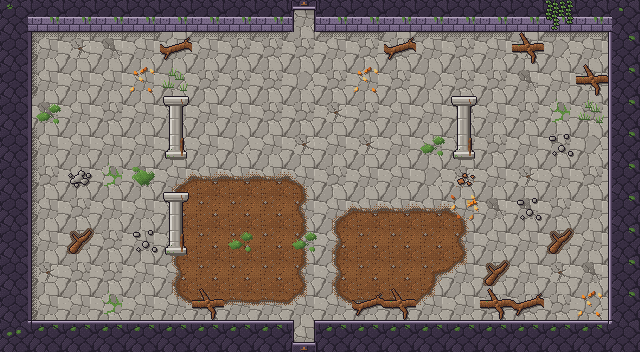

This game map was drawn from its Tiled (.tmx) file and the tilesets committed beside it. A one-line description and the full map source follow:
An orthogonal 20x11 tile map with 32x32 px tiles, 4 tile layers (Sol, Decor, Murs, Dessus) and 6 objects (2x Sortie, 2x Spawn, Ennemi, StatueCorbeau).

<map version="1.10" tiledversion="1.12.2" orientation="orthogonal" renderorder="right-down" width="20" height="11" tilewidth="32" tileheight="32" infinite="0" nextlayerid="6" nextobjectid="7">
 <properties>
  <property name="carte_x" type="int" value="1" />
  <property name="carte_y" type="int" value="0" />
  <property name="etage" value="rdc" />
 </properties>
 <tileset firstgid="1" source="../tilesets/temple_racines.tsx" />
 <layer id="1" name="Sol" width="20" height="11">
  <data encoding="csv">
1,1,1,1,1,5,4,1,2,5,2,2,1,3,1,1,5,1,1,1,
3,1,5,4,1,1,1,2,2,2,1,2,2,1,2,1,5,3,1,1,
4,1,1,1,1,3,2,2,2,3,2,1,2,3,2,2,4,1,5,2,
2,4,1,2,1,1,1,1,2,2,5,2,1,1,3,1,2,126,2,4,
2,1,1,1,1,3,1,3,1,5,1,5,1,1,2,2,1,2,3,2,
2,2,1,126,4,68,49,49,49,69,2,1,1,3,5,1,5,1,2,2,
1,1,2,1,1,51,6,6,6,52,68,49,49,49,69,4,4,2,1,2,
1,1,125,2,1,51,6,6,6,52,51,6,6,6,52,1,1,125,1,1,
2,5,2,2,1,51,6,6,6,52,51,6,6,56,71,125,1,5,4,1,
5,1,1,126,1,70,50,50,50,71,70,50,50,71,1,2,2,2,3,5,
4,2,5,1,2,2,2,1,1,3,1,3,4,1,1,4,2,2,5,1
</data>
 </layer>
 <layer id="2" name="Decor" width="20" height="11">
  <data encoding="csv">
0,0,0,0,0,0,0,0,0,0,0,0,0,0,0,0,0,0,0,0,
0,15,13,13,13,7,13,13,13,0,13,13,7,13,13,13,9,13,13,0,
0,14,0,0,120,78,0,0,0,0,0,120,0,0,0,0,0,0,9,0,
0,119,0,0,0,0,0,0,0,0,0,0,0,0,0,0,0,0,78,0,
0,14,0,0,0,0,0,0,0,0,0,0,0,119,0,0,0,77,0,0,
0,14,16,0,118,0,0,0,0,0,0,0,0,0,128,0,0,0,0,0,
0,14,0,0,0,0,0,0,0,0,0,0,0,0,121,0,77,0,0,0,
0,14,0,0,77,0,0,119,0,119,0,0,0,0,0,0,0,0,0,0,
0,14,0,0,0,0,0,0,0,0,0,0,0,0,0,0,0,0,0,0,
0,14,0,0,0,0,9,0,0,0,0,7,9,0,0,9,7,0,120,0,
0,0,0,0,0,0,0,0,0,0,0,0,0,0,0,0,0,0,0,0
</data>
 </layer>
 <layer id="3" name="Murs" width="20" height="11">
  <data encoding="csv">
21,17,17,17,17,17,17,17,17,41,17,17,17,17,17,17,17,17,17,22,
19,0,0,0,0,0,0,0,0,0,0,0,0,0,0,0,0,0,0,20,
19,0,0,0,0,0,0,0,0,0,0,0,0,0,0,0,0,0,0,20,
19,0,0,0,0,0,0,0,0,0,0,0,0,0,0,0,0,0,0,20,
19,0,0,0,0,114,0,0,0,0,0,0,0,0,114,0,0,0,0,20,
19,0,0,0,0,0,0,0,0,0,0,0,0,0,0,0,0,0,0,20,
19,0,0,0,0,0,0,0,0,0,0,0,0,0,0,0,0,0,0,20,
19,0,0,0,0,114,0,0,0,0,0,0,0,0,0,0,0,0,0,20,
19,0,0,0,0,0,0,0,0,0,0,0,0,0,0,0,0,0,0,20,
19,0,0,0,0,0,0,0,0,0,0,0,0,0,0,0,0,0,0,20,
23,18,18,18,18,18,18,18,18,42,18,18,18,18,18,18,18,18,18,24
</data>
 </layer>
 <objectgroup id="4" name="Objets">
  <object id="1" type="Sortie" x="288" y="320" width="32" height="32">
   <properties>
    <property name="cible_carte" value="res://scenes/rooms/foret_temple_room.tscn" />
    <property name="cible_spawn" value="depuis_temple" />
    <property name="godot_node_type" value="area" />
   </properties>
  </object>
  <object id="2" type="Spawn" x="304" y="272">
   <properties>
    <property name="id" value="depuis_foret" />
   </properties>
   <point />
  </object>
  <object id="3" type="Sortie" x="288" y="0" width="32" height="32">
   <properties>
    <property name="cible_carte" value="res://scenes/rooms/donjon1_salle_02_room.tscn" />
    <property name="cible_spawn" value="depuis_sud" />
    <property name="godot_node_type" value="area" />
   </properties>
  </object>
  <object id="4" type="Spawn" x="304" y="80">
   <properties>
    <property name="id" value="depuis_nord" />
   </properties>
   <point />
  </object>
  <object id="5" type="Ennemi" x="496" y="112">
   <properties>
    <property name="type" value="ronceau" />
    <property name="variante" value="normal" />
   </properties>
   <point />
  </object>
  <object id="6" type="StatueCorbeau" x="432" y="272">
   <properties>
    <property name="id" value="donjon1_statue_01" />
   </properties>
   <point />
  </object>
 </objectgroup>
 <layer id="5" name="Dessus" width="20" height="11">
  <data encoding="csv">
0,0,0,0,0,0,0,0,0,45,0,0,0,0,0,0,0,123,0,0,
0,0,0,0,0,0,0,0,0,0,0,0,0,0,0,0,0,0,0,0,
0,0,0,0,0,0,0,0,0,0,0,0,0,0,0,0,0,0,0,0,
0,0,0,0,0,113,0,0,0,0,0,0,0,0,113,0,0,0,0,0,
0,0,0,0,0,0,0,0,0,0,0,0,0,0,0,0,0,0,0,0,
0,0,0,0,0,0,0,0,0,0,0,0,0,0,0,0,0,0,0,0,
0,0,0,0,0,113,0,0,0,0,0,0,0,0,0,0,0,0,0,0,
0,0,0,0,0,0,0,0,0,0,0,0,0,0,0,0,0,0,0,0,
0,0,0,0,0,0,0,0,0,0,0,0,0,0,0,0,0,0,0,0,
0,0,0,0,0,0,0,0,0,0,0,0,0,0,0,0,0,0,0,0,
0,0,0,0,0,0,0,0,0,46,0,0,0,0,0,0,0,0,0,0
</data>
 </layer>
</map>
